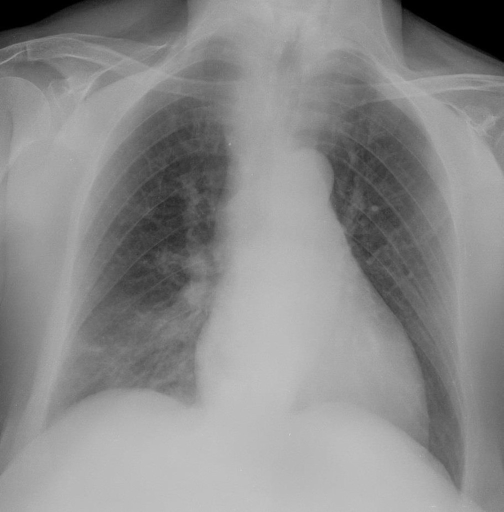
#> input picture source/train/img_0.jpeg, 1007 x 1024 px (shown at 1/2 size); its folder holds only this picture in this run
$ python a_image_preprocessing.py
#> lines starting #> are read from the running program, lines starting #| are printed output that depends on the picture
### source/misc_tools.py
from collections import Counter # frequency count
import numpy
import cv2
import json
import math
import matplotlib.pyplot as plt
import numpy as np
import os
import pandas as pd
import sys

relative_path = lambda *filepath_peices : os.path.join(os.path.dirname(__file__), *filepath_peices)

data = ()
def get_train_test(train_path="train", test_path="test"):
    """
    ex:
        train_features, train_labels, test_features = get_train_test()

    returns train_features, train_labels, test_features
    They're dataframes
    Also train_features["images"] is a list of images
    """
#> called with train_path = 'train', test_path = 'test'
    global data
    # if data hasn't been loaded
    if len(data) == 0:
        #
        # Train data
        #
        # filename, gender, age, location, covid(label)
        training_df = pd.read_csv(os.path.join(sys.path[0], 'train.csv')).fillna(0)
#> (reads source/train.csv from the repository)
        training_labels = training_df["covid(label)"]
        training_inputs = training_df.drop("covid(label)", axis="columns")
        training_inputs["images"] = training_inputs["filename"].transform(
            # convert to grayscale because they're basically already grayscale
            lambda each_filename: cv2.imread(relative_path(train_path, each_filename), 0)
        )
        training_inputs = training_inputs.drop("filename", axis="columns")

        #
        # Test Data
        #
        # filename, gender, age, location
        test_inputs = pd.read_csv(os.path.join(sys.path[0], 'test.csv')).fillna(0)
#> (reads source/test.csv from the repository)
        # test_labels = None, yup no testing labels
        test_inputs["images"] = test_inputs["filename"].transform(
            # convert to grayscale because they're basically already grayscale
            lambda each_filename: cv2.imread(relative_path(test_path, each_filename), 0)
        )
        test_inputs = test_inputs.drop("filename", axis="columns")

        data = (training_inputs, pd.DataFrame(training_labels), test_inputs)

    # always return a copy
    return tuple([ pd.DataFrame.copy(each) for each in data])

# [72 lines left out: functions conditional_entropy, split_data, not called in this run]

def flatten(iterable):
    return list(np.array(iterable).flatten())

# [14 lines left out: function images_in, not called in this run]

def is_grayscale(image):
    as_numpy_array = numpy.array(image)
    if len(as_numpy_array.shape) == 3:
        if as_numpy_array.shape[2] >= 3:
            return False
    return True

# [55 lines left out: functions split_into_columns, list_of_images_to_dataframe, large_pickle_load, large_pickle_save, not called in this run]


# just a self-made fix for unhashable builtin types
def hash_decorator(hash_function):
    import collections

    # [38 lines left out: functions is_iterable, make_hashable, wrapper, not called in this run]

    return wrapper
# wrap the builtin hash function
hash = hash_decorator(hash)

# save loading times without brittle code
# [39 lines left out: function auto_cache, not called in this run]

def ensure_folder(path):
    try:
        os.makedirs(path)
    except:
        pass

### source/a_image_preprocessing.py
import cv2
import os
import pandas as pd
from skimage.util import img_as_float
import numpy as np

from misc_tools import get_train_test, is_grayscale, ensure_folder

# [40 lines left out: functions get_preprocessed_train_test, preprocess_image, not called in this run]

def crop_resize(image, new_image_size):
    # shape like (1024,1007,3)
#> called with new_image_size = 224
    size = image.shape
#> size = (1024, 1007, 3)
    if size[0] == size[1]:
        crop = image
    elif size[0] > size[1]:
        center = size[0] // 2
#> center = 512
        half = size[1] // 2
#> half = 503
        # crop the center of image
        if is_grayscale(image):
#> in is_grayscale, as_numpy_array is the input picture: shape (1024, 1007, 3); min 0, max 208, mean 138.7
            crop = image[center-half:center+(size[1]-half),:]
        else:
            crop = image[center-half:center+(size[1]-half),:,:]
    else:
        center = size[1] // 2
        half = size[0] // 2
        # crop the center of image
        if is_grayscale(image):
            crop = image[:, center-half:center+(size[0]-half)]
        else:
            crop = image[:, center-half:center+(size[0]-half), :]
    # resize the image
    return cv2.resize(crop, (new_image_size, new_image_size))
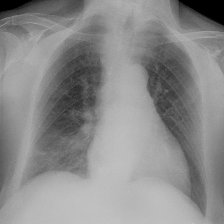
#> returned value: shape (224, 224, 3); min 0, max 196, mean 138.8

def get_cropped_and_resized_images(name, new_image_size):
    '''
    name : 'train' or 'test'
    new_image_size: integer, the length of the resize image
    '''
    new_images = []
    image_folder = name + '/'
    new_path = 'new_' + name + str(new_image_size) + '/'
    if not os.path.exists(new_path):
        ensure_folder(new_path)

        for each_image_name in os.listdir(image_folder):
            new_images.append(crop_resize(cv2.imread(image_folder + each_image_name), new_image_size))
            # save best quality of image
            cv2.imwrite(new_path + each_image_name, new_images[-1], [int(cv2.IMWRITE_JPEG_QUALITY), 100])
    else:
        # load all of them from a file
        for each_image_name in os.listdir(new_path):
            new_images.append(cv2.imread(new_path + each_image_name))

    return new_images

# [6 lines left out: function only_keep_every_third_pixel, not called in this run]

if __name__=="__main__":
    train_features, train_labels, test_features = get_train_test()
    train_features["images"].values
    get_cropped_and_resized_images("train",224)
